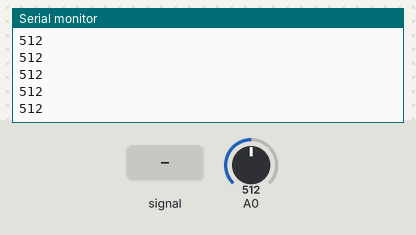
Bench run of a sketch on a simulated Arduino Uno, built with avr-gcc and run on an emulated ATmega328P. On the bench: the last lines printed to the serial monitor. Inputs (shaded band) come from the test bench; at power-on: A0 = 512.

Above: at 1.2 s.
1.3 s: A0 fed a 200 Hz sine of ±81 counts around its level
At 2.1 s:
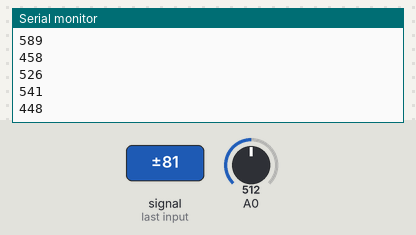
2.8 s: A0 set to 716
At 3.9 s:
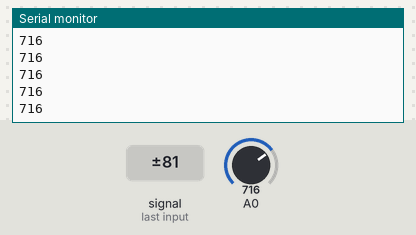
4.3 s: A0 fed a 1000 Hz sine of ±255 counts around its level
At 5.0 s:
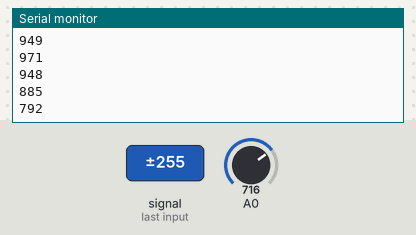
5.8 s: A0 set to 511
At 6.4 s:
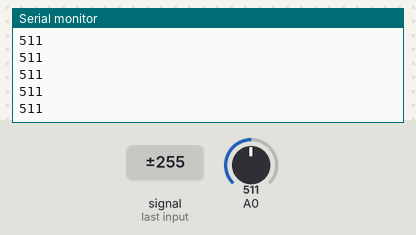
Timing chart, 0 to 8.3 s (numbered marks = the images above; inputs shaded):
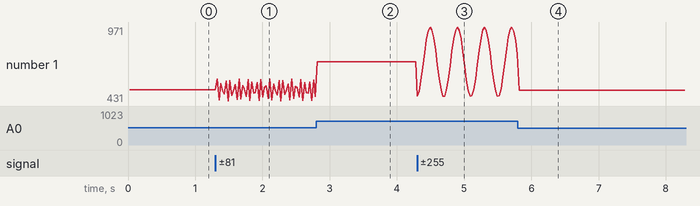

The sketch:

VoltageRead3.ino
```cpp
int maxReading1 = 0;
int maxReading2 = 0;
int tempReading1 = 0;
int tempReading2 = 0;
long readingTime1 = 0;
int packetSent = 0;
long readingTime2 = 0;
long tempTime = 0;
void setup() {
Serial.begin(9600);
}
void loop() {
//if we are on a new packet, assign a new time value
if(packetSent)
// max 64 characters
{
readingTime1 = millis();
//Serial.println(maxReading1);
packetSent = 0;
maxReading1 = 0; maxReading2 = 0;
}
int i;
//Run for 20 samples to capture peak of voltage signal
for(i=0;i<250;i++)
{
//Get ADC reading for both sensors
tempReading1 = analogRead(A0);
//tempReading2 = analogRead(1);
//if either reading larger than max value seen since //last transmission, set as new max value and record //time
//if(tempReading1 > maxReading1){ maxReading1 = tempReading1;
//}
if(tempReading2 > maxReading2){
maxReading2 = tempReading2; }
}
Serial.println(tempReading1);
//Serial.println("/t"+maxReading2);
}
```

Measured:
- after the input at 1.3 s, the serial monitor: prints a new line at once (image 1)
- after the input at 4.3 s, the serial monitor: prints a new line at once (image 3)
- plotted number 1: 512 → 463 after the input at 1.3 s, 716 → 773 after the input at 4.3 s
